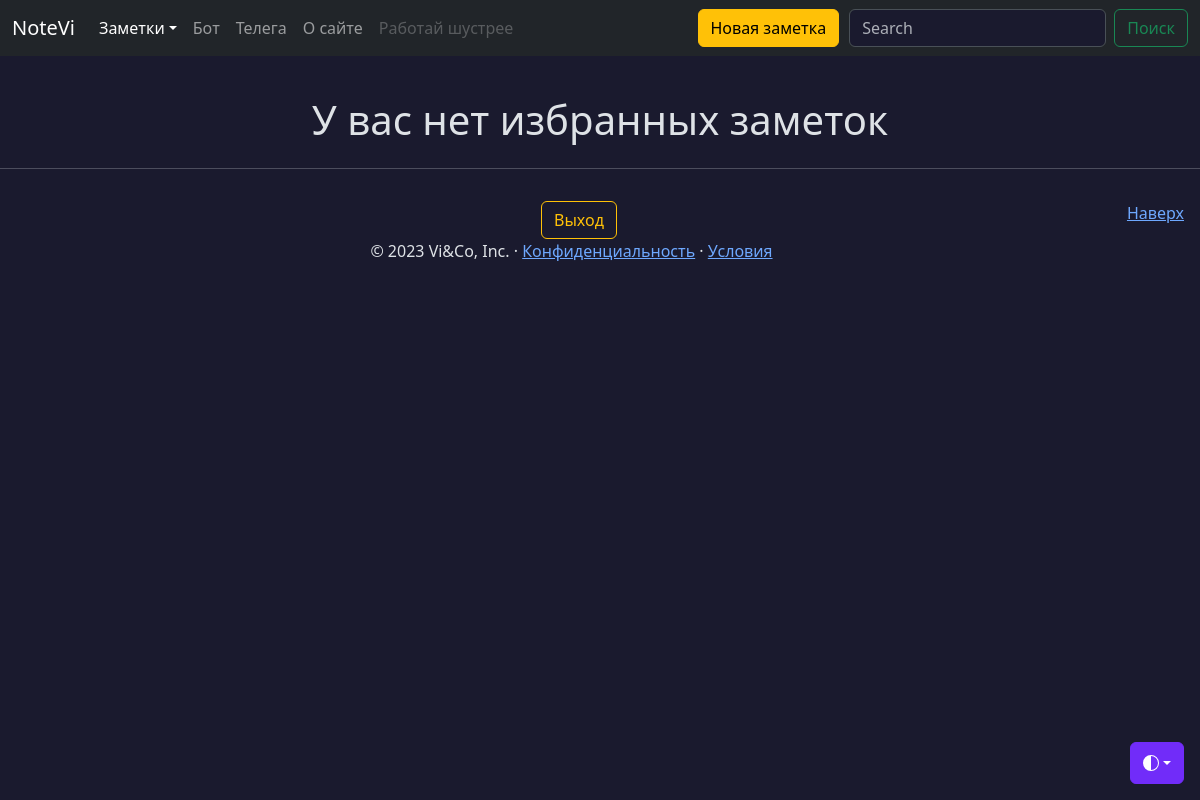
Before: /notes/favorites (signed in) with the older database file.
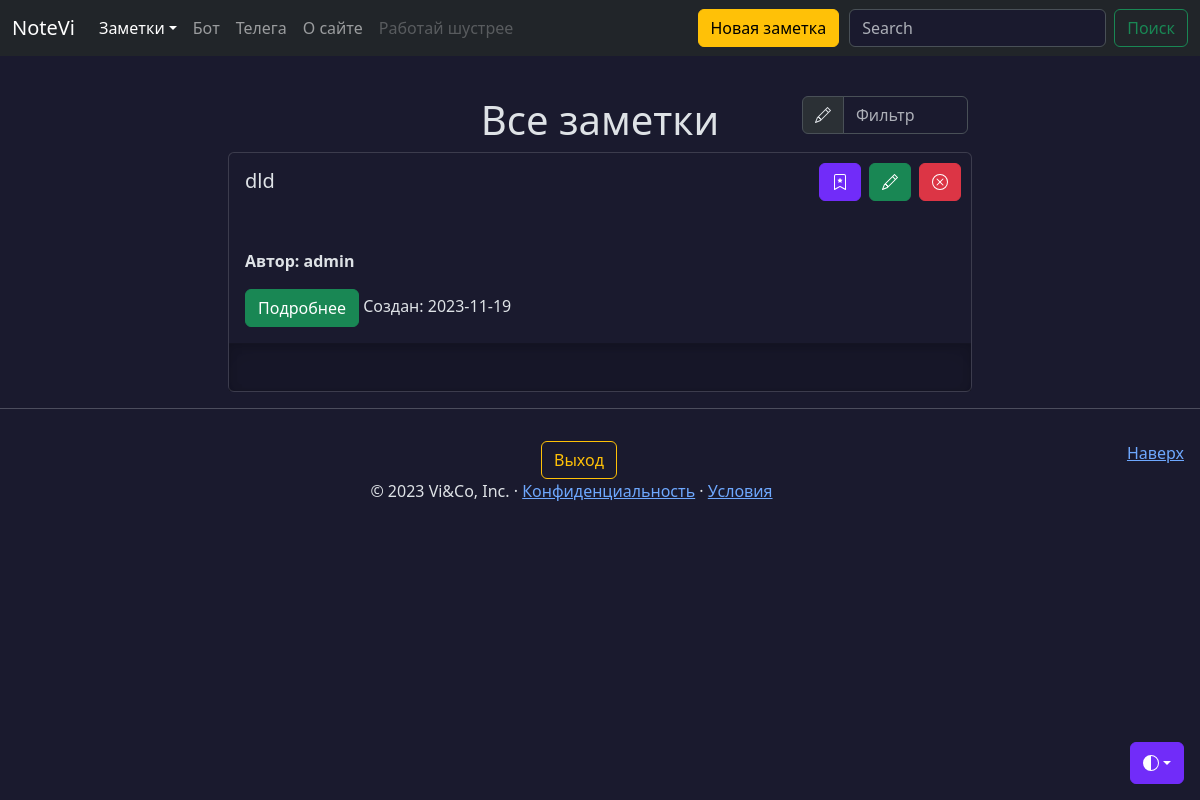
After: the same page with the newer database file.
### models.py (models this page shows, shortened)
class Note(db.Model):
    id = db.Column(db.Integer, primary_key=True)
    title = db.Column(db.String(100), nullable=False, default=' ')
    intro = db.Column(db.String(200), nullable=False, default=' ')
    text = db.Column(db.Text, nullable=False, default=' ')
    user_id = db.Column(db.Integer,
                        db.ForeignKey('user.id'),)
    data = db.Column(db.Date, nullable=False, default=datetime.utcnow)
    favorites = db.relationship('User',
                                secondary='favorites',
                                backref=db.backref('favorite_notes',
                                                   lazy=True),
                                lazy='subquery')
    public = db.Column(db.String(8), default=None)
    files = db.relationship('File',
                            secondary='note_file',
                            lazy='subquery',
                            backref=db.backref('notes',
                                               lazy=True))

class User(db.Model, UserMixin):
    id = db.Column(db.Integer, primary_key=True)
    username = db.Column(
        db.String(64), index=True, unique=True, nullable=False
    )
    email = db.Column(db.String(120), index=True, unique=True, nullable=False)
    password_hash = db.Column(db.String(255), nullable=False)
    notes = db.relationship('Note', backref='author', lazy='dynamic')
    created_on = db.Column(db.DateTime(), default=datetime.utcnow)
    updated_on = db.Column(
        db.DateTime(), default=datetime.utcnow, onupdate=datetime.utcnow
    )
    is_active = db.Column(db.Boolean(), default=True)
    def is_favorite(self, note):
        if not self.favorite_notes:
            return False
        return note in self.favorite_notes
    def is_author(self, note):
        return self.id == note.user_id

### views/notes.py (the view)
@app.route('/notes/favorites')
@login_required
def favorites():
    endpoint = request.endpoint
    if current_user.is_authenticated:
        user = current_user
        notes = Note.query.filter(Note.favorites.contains(user)).order_by(Note.id.desc()).all()
        return render_template('notes.html', notes=notes, endpoint=endpoint)
    else:
        return render_template('notes.html', endpoint=endpoint)

### models.py (called while the page is built)
@login_manager.user_loader
def load_user(user_id):
    return db.session.query(User).get(user_id)

### templates/notes.html (shortened to what this page needs)
{% extends 'base.html' %}
{% block content %}
{% if endpoint == 'public' or current_user.is_authenticated %}
<div class="container mt-5">
  <div class="row justify-content-md-center">
    {% if notes|length > 0 %}
    <div class="col-sm-4 col-lg-2">
    </div>
    <div class="col-sm-4 align-self-center">
        <h1 style="text-align: center;">Все заметки</h1>
    {% else %}
      {% if endpoint == 'public' %}
        <h1 style="text-align: center;">Публичные заметки отсутствуют</h1>
      {% elif endpoint == 'favorites' %}
        <h1 style="text-align: center;">У вас нет избранных заметок</h1>
      {% else %}
        <h1 style="text-align: center;">Вы пока не написали ни одной заметки</h1>
      {% endif %}
    {% endif %}
    </div>
    {% if notes|length > 0 %}
      <div class="col-sm-4 col-lg-2 mb-2">
        <div class="input-group">
          <span class="input-group-text" id="basic-addon1">
          </span>
          <input type="text" class="form-control" placeholder="Фильтр" aria-label="Фильтр" aria-describedby="basic-addon1" id="filterInput">
        </div>
      </div>
    </div>
    {% endif %}
    {% if notes|length > 0 %}
      {% for note in notes %}
        <div class="card container col-lg-8 p-0">
          <div class="card-body container">
            <h5 class="card-title col-7">{{ note.title }}</h5>
            <il class="col">{% include 'includes/btn.html' %}</il>
          </div>
          <div class="card-body container">
            <p><b>Автор: {{ note.author.username }}</b></p>
            <a href="/notes/{{ note.id }}" class="btn btn-success" data-toggle="button" aria-pressed="false" autocomplete="off">
                Подробнее
            </a>
            <note class="date col">Cоздан: {{ note.data }}</note>
          </div>
          <div class="b-example-divider" style="width: 100%;"></div>
        </div>
      {% endfor %}
    {% endif %}
  </div>
  {% else %}
  <div class="container mt-5">
    <h1 style="text-align: center;">Войдите или зарегистрируйтесь</h1>
  </div>
  {% endif %}
{% endblock %}

### templates/base.html (shortened to what this page needs)
<!DOCTYPE html>
<html lang="ru" data-bs-theme="dark">
<head>
    <link rel="stylesheet" href="https://cdn.jsdelivr.net/npm/@docsearch/css@3">
    <link rel="stylesheet" href="{{ url_for('static', filename='css/main.css')}}" rel="stylesheet">
    <link rel="stylesheet" href="{{ url_for('static', filename='css/drop-menu.css')}}" rel="stylesheet">
    <link href="{{ url_for('static', filename='css/base.css')}}" rel="stylesheet">
</head>
<body>
    {% include 'includes/dropdown_light.html' %}
    {% include 'includes/header.html' %}
    <div class="wrapper">
      <main class="main">
        {% block content %} {% endblock %}
      </main>
    </div>
    {% include 'includes/footer.html' %}
</body>
</html>

### templates/includes/dropdown_light.html (shortened to what this page needs)
<div class="dropdown position-fixed bottom-0 end-0 mb-3 me-3 bd-mode-toggle">
  <button class="btn btn-bd-primary py-2 dropdown-toggle d-flex align-items-center"
          id="bd-theme"
          type="button"
          aria-expanded="false"
          data-bs-toggle="dropdown"
          aria-label="Toggle theme (auto)">
    <svg class="bi my-1 theme-icon-active" width="1em" height="1em"><use href="#circle-half"></use></svg>
  </button>
</div>

### templates/includes/header.html (shortened to what this page needs)
<header data-bs-theme="dark">
  <nav class="navbar navbar-expand-md navbar-dark fixed-top bg-dark">
    <div class="container-fluid">
      <a class="navbar-brand" href="{{ url_for('index') }}">NoteVi</a>
      <div class="collapse navbar-collapse" id="navbarCollapse">
        <ul class="navbar-nav me-auto mb-2 mb-md-0">
          <li class="nav-item">
          {% if current_user.is_authenticated %}
          <div class="dropdown">
            <a class="nav-link active dropdown-toggle show" id="dropdownMenuButton5" data-bs-toggle="dropdown" aria-haspopup="true" aria-expanded="true" aria-current="page">Заметки</a>
          </div>
          </li>
          {% endif %}
          <li class="nav-item">
            <a class="nav-link" href="{{ url_for('bot') }}">Бот</a>
          </li>
          <li class="nav-item">
            <a class="nav-link" href="{{ url_for('telegram') }}">Телега</a>
          <li class="nav-item">
          {% if endpoint != 'about' %}
            <a class="nav-link" href="{{ url_for('about') }}">О сайте</a>
          </li>
          {% endif %}
          <li class="nav-item">
            <a class="nav-link disabled" aria-disabled="true">Работай шустрее</a>
          </li>
        </ul>
        {% if current_user.is_authenticated %}
          <a href="{{ url_for('create_note') }}" class="btn btn-warning mb-2 mb-md-0" style="margin-right: 10px;">Новая заметка</a>
        {% else %}
          <a href="{{ url_for('login') }}" class="btn btn-warning mb-2 mb-md-0" style="margin-right: 10px;">Вход</a>
        {% endif %}
        <form class="d-flex" role="search">
          <input class="form-control me-2" type="search" placeholder="Search" aria-label="Search">
          <button class="btn btn-outline-success" type="submit">Поиск</button>
        </form>
      </div>
    </div>
  </nav>
</header>

### templates/includes/btn.html (shortened to what this page needs)
{% if current_user.is_authenticated %}
  {% if not current_user.is_author(note) %}
  <a {% if current_user.is_favorite(note) %} href="/notes/{{ note.id }}/unfavorite" class="btn btn-success btn-bd-primary delete-button" {% else %} href="/notes/{{ note.id }}/favorite" class="btn btn-success delete-button" {% endif %}>
    <svg xmlns="http://www.w3.org/2000/svg" width="16" height="16" fill="currentColor" class="bi bi-trash" viewBox="0 0 16 16">
      <path d="M7.84 4.1a.178.178 0 0 1 .32 0l.634 1.285a.178.178 0 0 0 .134.098l1.42.206c.145.021.204.2.098.303L9.42 6.993a.178.178 0 0 0-.051.158l.242 1.414a.178.178 0 0 1-.258.187l-1.27-.668a.178.178 0 0 0-.165 0l-1.27.668a.178.178 0 0 1-.257-.187l.242-1.414a.178.178 0 0 0-.05-.158l-1.03-1.001a.178.178 0 0 1 .098-.303l1.42-.206a.178.178 0 0 0 .134-.098L7.84 4.1z"></path>
      <path d="M2 2a2 2 0 0 1 2-2h8a2 2 0 0 1 2 2v13.5a.5.5 0 0 1-.777.416L8 13.101l-5.223 2.815A.5.5 0 0 1 2 15.5V2zm2-1a1 1 0 0 0-1 1v12.566l4.723-2.482a.5.5 0 0 1 .554 0L13 14.566V2a1 1 0 0 0-1-1H4z"></path>
    </svg>
  </a>
  {% else %}
  <a {% if current_user.is_favorite(note) %} href="/notes/{{ note.id }}/unfavorite" class="btn btn-success btn-bd-primary favorite-button" {% else %} href="/notes/{{ note.id }}/favorite" class="btn btn-success favorite-button" {% endif %}>
  </a>
  {% endif %}
{% endif %}
{% if current_user.is_authenticated and current_user.is_author(note) %}
  <a href="/notes/{{ note.id }}/edit" class="btn btn-success edit-button">
  </a>
  <a href="/notes/{{ note.id }}/confirmation" class="btn btn-danger delete-button">
    </a>
{% endif %}

### templates/includes/footer.html (shortened to what this page needs)
<hr class="featurette-divider">
<footer class="page-footer">
  {% if current_user.is_authenticated %}
    <a href="/logout" class="btn btn-outline-warning" style="margin-left: 15px;">Выход</a>
  {% endif %}
  <p class="float-end"><a href="#">Наверх</a></p>
  <p>© 2023 Vi&Co, Inc. · <a href="/contact">Конфиденциальность</a> · <a href="/conditions">Условия</a></p>
</footer>

### static/css/drop-menu.css (style rules this page uses)
.dropdown { position: relative; display: inline-block; }

### static/css/base.css (style rules this page uses)
body { padding-top: 3rem; color: rgb(var(--bs-tertiary-color-rgb)); display: flex; flex-direction: column; height: 100%; }
.page-footer { padding: 1rem; text-align: center; }
.main { flex: 1 1 auto; }
.wrapper { min-height: 100%; display: flex; flex-direction: column; }
.favorite-button { position: absolute; top: 10px; right: 110px; }
.edit-button { position: absolute; top: 10px; right: 60px; }
.delete-button { position: absolute; top: 10px; right: 10px; }
.b-example-divider { width: 100%; height: 3rem; background-color: rgba(0, 0, 0, .1); border: solid rgba(0, 0, 0, .15); border-width: 1px 0; box-shadow: inset 0 .5em 1.5em rgba(0, 0, 0, .1), inset 0 .125em .5em rgba(0, 0, 0, .15); }
.bi { vertical-align: -.125em; fill: currentColor; }
.btn-bd-primary { --bd-violet-bg: #712cf9; --bd-violet-rgb: 112.520718, 44.062154, 249.437846; --bs-btn-font-weight: 600; --bs-btn-color: var(--bs-white); --bs-btn-bg: var(--bd-violet-bg); --bs-btn-border-color: var(--bd-violet-bg); --bs-btn-hover-color: var(--bs-white); --bs-btn-hover-bg: #6528e0; --bs-btn-hover-border-color: #6528e0; --bs-btn-focus-shadow-rgb: var(--bd-violet-rgb); --bs-btn-active-color: var(--bs-btn-hover-color); --bs-btn-active-bg: #5a23c8; --bs-btn-active-border-color: #5a23c8; }
.bd-mode-toggle { z-index: 1500; }
p { white-space: pre-line; }

Changed rows visible on the page:
added Note: title "dld", author.username "admin", data "2023-11-19"
Other visible differences:
text no longer shown: "У вас нет избранных заметок"
text now shown: "Все заметки"
